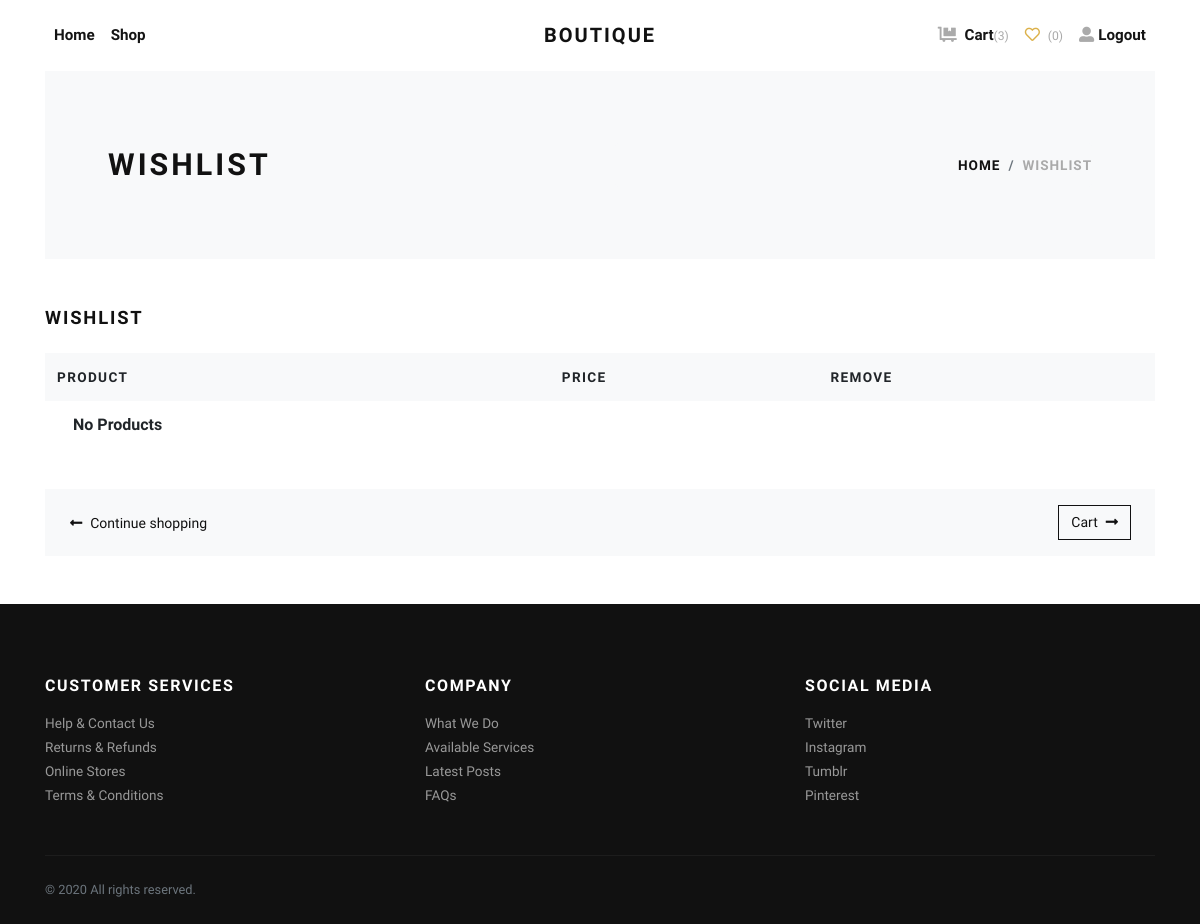
Page /wishlist/ (signed in) on the earlier database version.
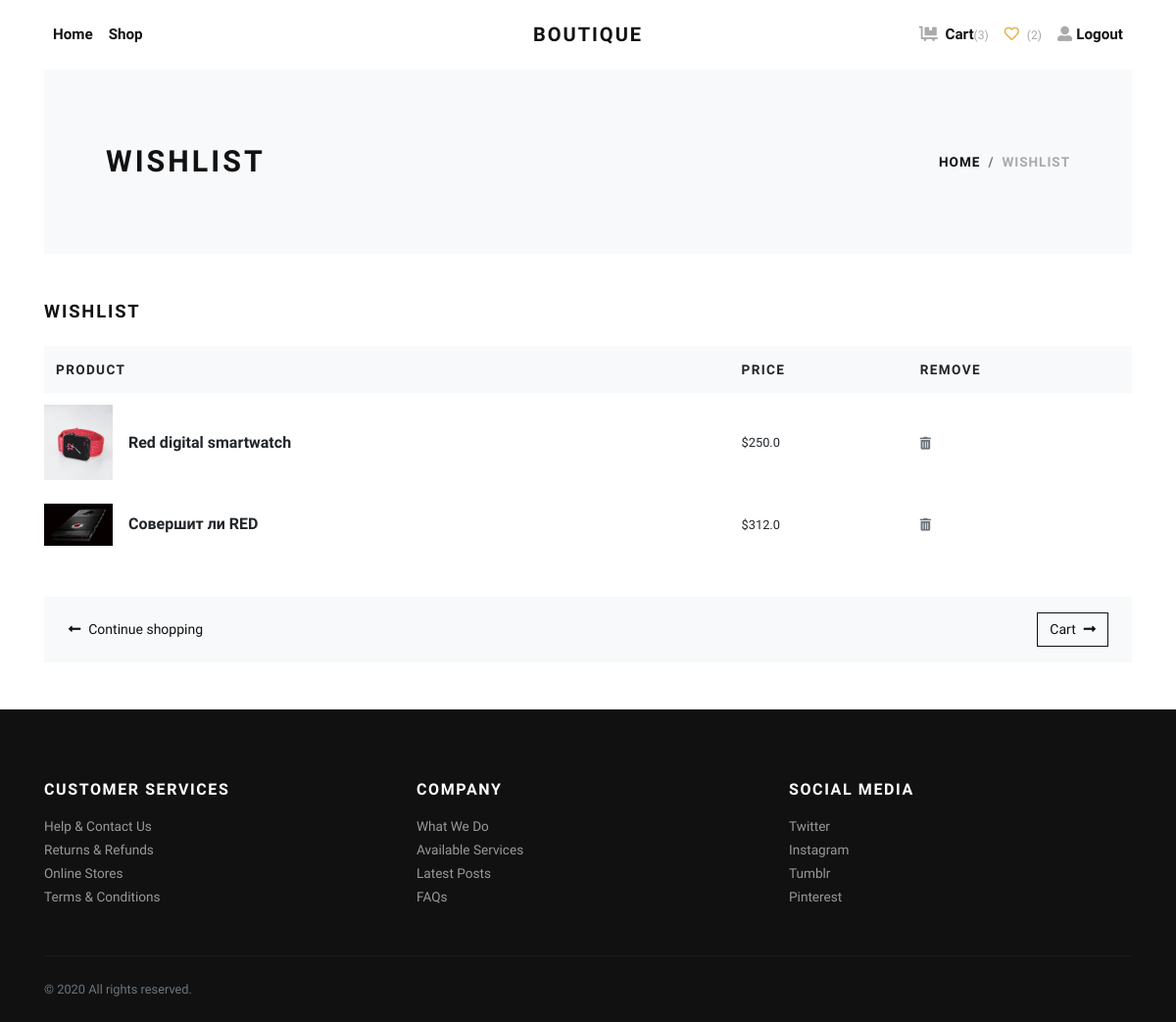
Same page on the later database version.
### products/models.py (models this page shows, shortened)
class Customer(models.Model):
    user = models.OneToOneField(
        User, on_delete=models.CASCADE, null=True, blank=True)
    full_name = models.CharField(max_length=200, null=True)
    email = models.CharField(max_length=200, null=True)

class Order(models.Model):
    customer = models.ForeignKey(
        Customer, on_delete=models.CASCADE)
    coupon = models.ForeignKey(
        Coupon, on_delete=models.SET_NULL, blank=True, null=True)
    complete = models.BooleanField(default=False)
    @property
    def get_cart_items(self):
        order_items = self.orderitem_set.all()
        total = sum([item.quantity for item in order_items])
        return total

class OrderItem(models.Model):
    product = models.ForeignKey(
        Product, on_delete=models.CASCADE)
    order = models.ForeignKey(
        Order, on_delete=models.SET_NULL, blank=True, null=True)
    quantity = models.IntegerField(default=0, null=True, blank=True)
    date_added = models.DateTimeField(auto_now_add=True)

class Wishlist(models.Model):
    product = models.ForeignKey(
        Product, on_delete=models.CASCADE)
    order = models.ForeignKey(
        Order, on_delete=models.SET_NULL, blank=True, null=True)

class Product(models.Model):
    PRODUCT_STATUS = (
        (None, 'NONE'),
        ('danger', 'SOLD'),
        ('primary', 'SALE'),
        ('info', 'NEW'),
    )
    name = models.CharField(max_length=200)
    price = models.FloatField()
    image = models.ImageField(upload_to='products')
    about = models.TextField()
    sku = models.IntegerField(default=0)
    brand = models.ForeignKey(Brand, on_delete=models.CASCADE)
    category = models.ForeignKey(Category, on_delete=models.CASCADE)
    type = models.ManyToManyField(Type)
    description = RichTextField()
    status = models.CharField(
        choices=PRODUCT_STATUS,
        default=None, max_length=10,
        null=True, blank=True
    )
    stars = models.IntegerField(
        validators=[
            MinValueValidator(0),
            MaxValueValidator(5)]
    )
    completed = models.BooleanField(default=False)
    @property
    def image_url(self):
        try:
            url = self.image.url
        except Exception as err:
            url = ""
            print(err)
        return url

### products/views.py (the view)
# urls.py: path('wishlist/', views.WishlistView.as_view(), name="wishlist"),
class WishlistView(TemplateView, GetItemsProduct):
    template_name = 'products/wishlist.html'
    def get_context_data(self, **kwargs):
        context = super(WishlistView, self).get_context_data()
        context['active'] = 'wishlist'
        return context
    @method_decorator(login_required(login_url='/users/login'))
    def dispatch(self, *args, **kwargs):
        return super().dispatch(*args, **kwargs)

### products/templates/products/wishlist.html
{% extends 'base.html' %}
{% load static %}
{% block content %}
    <div class="page-holder">
        {% include 'include/navbar.html' %}
        <div class="container">
            <section class="py-5 bg-light">
                <div class="container">
                    <div class="row px-4 px-lg-5 py-lg-4 align-items-center">
                        <div class="col-lg-6">
                            <h1 class="h2 text-uppercase mb-0">Wishlist</h1>
                        </div>
                        <div class="col-lg-6 text-lg-right">
                            <nav aria-label="breadcrumb">
                                <ol class="breadcrumb justify-content-lg-end mb-0 px-0">
                                    <li class="breadcrumb-item"><a href="{% url 'products:home' %}">Home</a></li>
                                    <li class="breadcrumb-item active" aria-current="page">Wishlist</li>
                                </ol>
                            </nav>
                        </div>
                    </div>
                </div>
            </section>
            <section class="py-5">
                <h2 class="h5 text-uppercase mb-4">Wishlist</h2>
                <div class="row">
                    <div class="col-lg-12 mb-4 mb-lg-0">
                        <div class="table-responsive mb-4">
                            <table class="table">
                                <thead class="bg-light">
                                <tr>
                                    <th class="border-0" scope="col"><strong
                                            class="text-small text-uppercase">Product</strong></th>
                                    <th class="border-0" scope="col"><strong
                                            class="text-small text-uppercase">Price</strong></th>
                                    <th class="border-0" scope="col"><strong
                                            class="text-small text-uppercase">Remove</strong></th>
                                </tr>
                                </thead>
                                <tbody>
                                {% if view.get_wishlist %}
                                    {% for item in view.get_wishlist %}
                                        <tr>
                                            <th class="pl-0 border-0" scope="row">
                                                <div class="media align-items-center"><a
                                                        class="reset-anchor d-block animsition-link"
                                                        href="{% url 'products:detail' item.product.id %}"><img
                                                        src="{{ item.product.image_url }}" alt="..." width="70"/></a>
                                                    <div class="media-body ml-3">
                                                        <strong class="h6">
                                                            <a class="reset-anchor animsition-link"
                                                               href="{% url 'products:detail' item.product.id %}">
                                                                {{ item.product.name }}
                                                            </a>
                                                        </strong>
                                                    </div>
                                                </div>
                                            </th>
                                            <td class="align-middle border-0">
                                                <p class="mb-0 small">${{ item.product.price }}</p>
                                            </td>
                                            <td class="align-middle border-0">
                                                <a class="reset-anchor"
                                                   href="{% url 'products:delitem' 'wishlist' item.id %}">
                                                    <i class="fas fa-trash-alt small text-muted"></i>
                                                </a>
                                            </td>
                                        </tr>
                                    {% endfor %}
                                {% else %}
                                    <tr>
                                        <td class="align-middle border-0">
                                            <div class="media-body ml-3">
                                                <strong class="h6">
                                                    No Products
                                                </strong>
                                            </div>
                                        </td>
                                    </tr>
                                {% endif %}
                                </tbody>
                            </table>
                        </div>
                        <div class="bg-light px-4 py-3">
                            <div class="row align-items-center text-center">
                                <div class="col-md-6 mb-3 mb-md-0 text-md-left">
                                    <a class="btn btn-link p-0 text-dark btn-sm" href="{% url 'products:shop' %}">
                                        <i class="fas fa-long-arrow-alt-left mr-2"></i>Continue shopping
                                    </a>
                                </div>
                                <div class="col-md-6 text-md-right">
                                    <a class="btn btn-outline-dark btn-sm"
                                       href="{% url 'products:cart' %}">
                                        Cart<i class="fas fa-long-arrow-alt-right ml-2"></i>
                                    </a>
                                </div>
                            </div>
                        </div>
                    </div>
                </div>
            </section>
        </div>
        {% include 'include/footer.html' %}
    </div>
{% endblock %}

### users/templates/base.html (shortened to what this page needs)
{% load static %}
<!DOCTYPE html>
<html lang="en">
<head>
    <link rel="stylesheet" href="{% static 'vendor/bootstrap/css/bootstrap.min.css' %}">
    <link rel="stylesheet" href="{% static 'vendor/lightbox2/css/lightbox.min.css' %}">
    <link rel="stylesheet" href="{% static 'vendor/nouislider/nouislider.min.css' %}">
    <link rel="stylesheet" href="{% static 'vendor/bootstrap-select/css/bootstrap-select.min.css' %}">
    <link rel="stylesheet" href="{% static 'vendor/owl.carousel2/assets/owl.carousel.min.css' %}">
    <link rel="stylesheet" href="{% static 'vendor/owl.carousel2/assets/owl.theme.default.css' %}">
    <link rel="stylesheet" href="{% static 'css/style.default.css' %}" id="theme-stylesheet">
    <link rel="stylesheet" href="{% static 'css/custom.css' %}">
</head>
<body>
    {% block content %}
    {% endblock %}
    <link rel="stylesheet" href="https://use.fontawesome.com/releases/v5.7.1/css/all.css">
</body>
</html>

### products/templates/include/navbar.html (shortened to what this page needs)
<header class="header bg-white">
    <div class="container px-0 px-lg-3">
        <nav class="navbar navbar-expand-lg navbar-light py-3 px-lg-0"><a class="navbar-brand"
                href="{% url 'products:home' %}"><span
                    class="font-weight-bold text-uppercase text-dark">Boutique</span></a>
            <div class="collapse navbar-collapse" id="navbarSupportedContent">
                <ul class="navbar-nav mr-auto">
                    <li class="nav-item">
                        <a class="nav-link {% if active == 'home' %}active{% endif %}"
                            href="{% url 'products:home' %}">Home</a>
                    </li>
                    <li class="nav-item">
                        <a class="nav-link {% if active == 'shop' %}active{% endif %}"
                            href="{% url 'products:shop' %}">Shop</a>
                    </li>
                </ul>
                <ul class="navbar-nav ml-auto">
                    {% if request.user.is_authenticated %}
                    <li class="nav-item">
                        <a class="nav-link {% if active == 'cart' %}active{% endif %}" href="{% url 'products:cart' %}">
                            <i class="fas fa-dolly-flatbed mr-1 text-gray"></i>
                            Cart<small class="text-gray">({{ view.get_cart_item }})</small>
                        </a>
                    </li>
                    <li class="nav-item">
                        <a class="nav-link {% if active == 'wishlist' %}active{% endif %}" href="{% url 'products:wishlist' %}">
                            <i class="far fa-heart mr-1"></i>
                            <small class="text-gray">({{ view.get_wishlist.count }})</small>
                        </a>
                    </li>
                    <li class="nav-item">
                        <a class="nav-link" href="{% url 'users:logout' %}"> <i
                                class="fas fa-user-alt mr-1 text-gray"></i>Logout
                        </a>
                    </li>
                    {% endif %}
                </ul>
            </div>
        </nav>
    </div>
</header>

### products/templates/include/footer.html
<footer class="bg-dark text-white">
    <div class="container py-4">
        <div class="row py-5">
            <div class="col-md-4 mb-3 mb-md-0">
                <h6 class="text-uppercase mb-3">Customer services</h6>
                <ul class="list-unstyled mb-0">
                    <li><a class="footer-link" href="#">Help &amp; Contact Us</a></li>
                    <li><a class="footer-link" href="#">Returns &amp; Refunds</a></li>
                    <li><a class="footer-link" href="#">Online Stores</a></li>
                    <li><a class="footer-link" href="#">Terms &amp; Conditions</a></li>
                </ul>
            </div>
            <div class="col-md-4 mb-3 mb-md-0">
                <h6 class="text-uppercase mb-3">Company</h6>
                <ul class="list-unstyled mb-0">
                    <li><a class="footer-link" href="#">What We Do</a></li>
                    <li><a class="footer-link" href="#">Available Services</a></li>
                    <li><a class="footer-link" href="#">Latest Posts</a></li>
                    <li><a class="footer-link" href="#">FAQs</a></li>
                </ul>
            </div>
            <div class="col-md-4">
                <h6 class="text-uppercase mb-3">Social media</h6>
                <ul class="list-unstyled mb-0">
                    <li><a class="footer-link" href="#">Twitter</a></li>
                    <li><a class="footer-link" href="#">Instagram</a></li>
                    <li><a class="footer-link" href="#">Tumblr</a></li>
                    <li><a class="footer-link" href="#">Pinterest</a></li>
                </ul>
            </div>
        </div>
        <div class="border-top pt-4" style="border-color: #1d1d1d !important">
            <div class="row">
                <div class="col-lg-6">
                    <p class="small text-muted mb-0">&copy; 2020 All rights reserved.</p>
                </div>
            </div>
        </div>
    </div>
</footer>

Differences in the rows shown:
added Wishlist: product.image_url (picture), product.name "Red digital smartwatch", product.price "250.0"
added Wishlist: product.image_url (picture), product.name "Совершит ли RED", product.price "312.0"
Other differences:
{{ view.get_wishlist.count }}: "0" → "2"
text no longer shown: "No Products"
